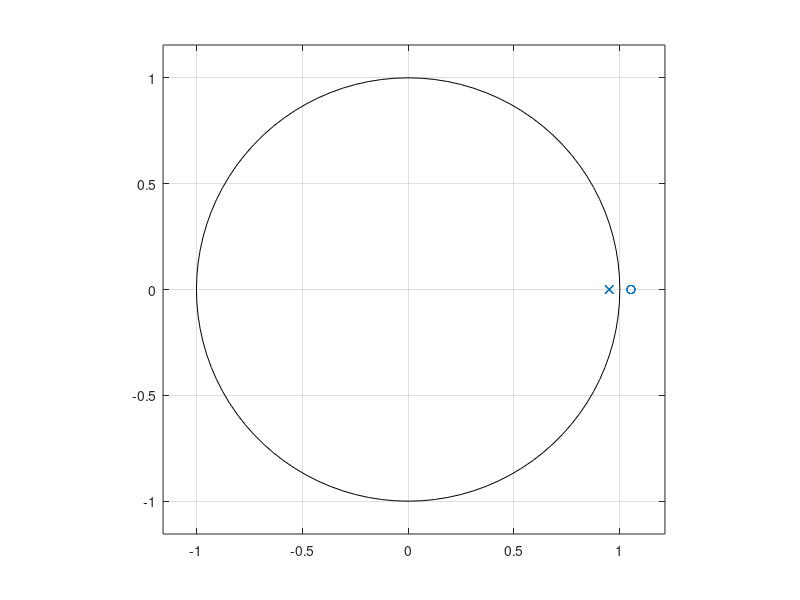
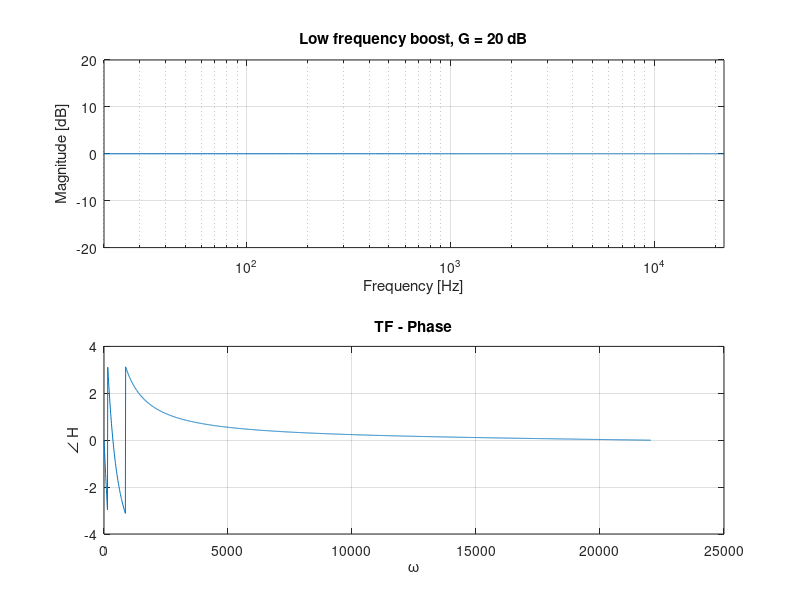
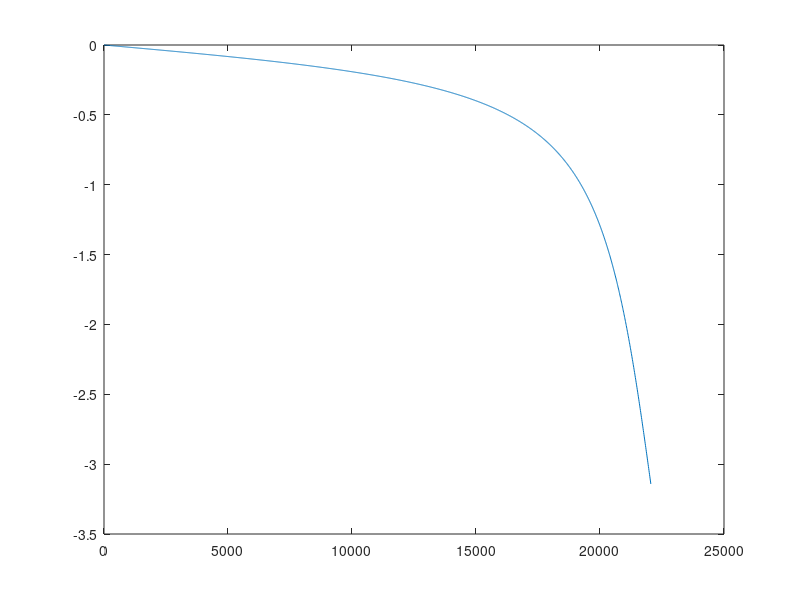

Recreate these plots in MATLAB, in order. (Note: this script raises an error after producing the figures.)
%% First order shelving filter
%  Lucio Bianchi - 03/04/2015

clear
close all
clc

%% Parameters
fs = 44100; % sampling frequency [Hz]
Nfft = 4096; % number of FFT bins
f = 0:fs/Nfft:fs-fs/Nfft;

%% Low frequency shelving
fc = 2000; % cutoff frequency [Hz]
Wc = 2*pi*fc/fs; % normalized cutoff frequency

% Boost
G = 20; % logarithmic gain [dB]
V0 = 10^(G/20);
H0 = V0-1;

a1 = -0.95;

num = [a1^4,4*a1^3,6*a1^2,4*a1,1];
den = [1,4*a1, 6*a1^2,4*a1^3,a1^4];
zplane(num,den);
H = freqz(num, den, f(1:Nfft/2+1), fs);
saveas(gcf,'Plots/zplane',"png");

figure,
subplot(2,1,1)
semilogx(f(1:Nfft/2+1), 20*log10(abs(H))), grid, title(['Low frequency boost, G = ' num2str(G) ' dB'])
xlabel('Frequency [Hz]'), ylabel('Magnitude [dB]')
axis([20 f(Nfft/2+1) -20 20])

subplot(2,1,2)
plot(f(1:Nfft/2+1), angle(H));
ylabel('\angle H'); % label left y-axis
xlabel('\omega'); % label x-axis
title('TF - Phase');
grid on


%% QUESTION 3 

lw=1.5
a1 = 0.80
num = [a1, 1];
den = [1, a1];

H = freqz(num, den, f(1:Nfft/2+1), fs);

figure
plot(f(1:Nfft/2+1), angle(H))

lab_val = linspace(-0.9,0.9,10);
labels = strings(19,1);
for i=1:10
    
    labels(i,1)= strcat("$a_{1}$ = ",num2str(lab_val(1,i)));
end

figure('Renderer', 'painters', 'Position', [10 10 1000 800])
lw=1.5;
fontSize=15;

    
num = [a1, 1];
den = [1, a1];

subplot(2,1,1)
for i=-0.9:0.2:0.90
    a1=i;
    num = [a1, 1];
    den = [1, a1];
    [gd,w]=grpdelay(num,den,1024);
    plot(w/pi,gd,LineWidth=lw)
    hold on
    ylim([0 2])
    
end
xlabel('Normalized Frequency $(\times \pi [rad/sample])$',Interpreter="latex",FontSize=fontSize),
ylabel('Phase Delay [samples]',Interpreter="latex",FontSize=fontSize);



subtitle("Group Delay",Interpreter="latex",FontSize=fontSize+3)
subplot(2,1,2)
for i=-0.9:0.2:0.90
    a1=i;
    num = [a1, 1];
    den = [1, a1];
    [pd,w]=phasedelay(num,den, 1024);
    plot(w/pi,pd,LineWidth=lw)
    ylim([0 2])
    hold on 
end
xlabel('Normalized Frequency $(\times \pi [rad/sample])$',Interpreter="latex",FontSize=fontSize),
ylabel('Phase Delay [samples]',Interpreter="latex",FontSize=fontSize);
subtitle("Phase Delay",Interpreter="latex",FontSize=fontSize+3)

lgd =legend(labels,location = "east", Interpreter="latex",FontSize=fontSize);

%% Tau value testing 
fc = 2000; % cutoff frequency [Hz]
Wc = 2*pi*fc/fs; % normalized cutoff frequency

% Boost
G = 20; % logarithmic gain [dB]
V0 = 10^(G/20);
H0 = V0-1;

a1 = -0.95;

num = [a1^4,4*a1^3,6*a1^2,4*a1,1];
den = [1,4*a1, 6*a1^2,4*a1^3,a1^4];
zplane(num,den);
H = freqz(num, den, f(1:Nfft/2+1), fs);
saveas(gcf,'Plots/zplane',"png");

figure,
subplot(2,1,1)
semilogx(f(1:Nfft/2+1), 20*log10(abs(H))), grid, title(['Low frequency boost, G = ' num2str(G) ' dB'])
xlabel('Frequency [Hz]'), ylabel('Magnitude [dB]')
axis([20 f(Nfft/2+1) -20 20])

subplot(2,1,2)
plot(f(1:Nfft/2+1), angle(H));
ylabel('\angle H'); % label left y-axis
xlabel('\omega'); % label x-axis
title('TF - Phase');
grid on
